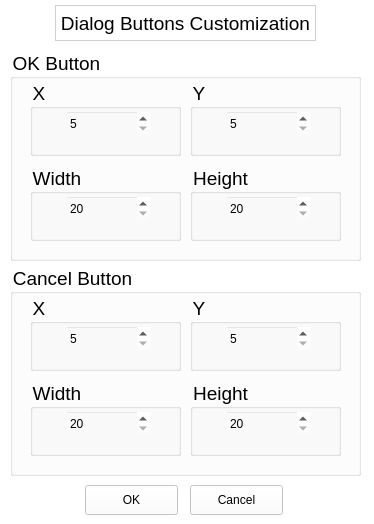
<?xml version="1.0" encoding="UTF-8"?>
<ui version="4.0">
 <class>DialogButtonsCustomizationForm</class>
 <widget class="QWidget" name="DialogButtonsCustomizationForm">
  <property name="geometry">
   <rect>
    <x>0</x>
    <y>0</y>
    <width>374</width>
    <height>524</height>
   </rect>
  </property>
  <property name="windowTitle">
   <string notr="true">Form</string>
  </property>
  <property name="toolTip">
   <string notr="true"/>
  </property>
  <property name="statusTip">
   <string notr="true"/>
  </property>
  <property name="whatsThis">
   <string notr="true"/>
  </property>
  <property name="accessibleName">
   <string notr="true"/>
  </property>
  <property name="accessibleDescription">
   <string notr="true"/>
  </property>
  <property name="styleSheet">
   <string notr="true">background-color: rgba(255, 255, 255, 210);</string>
  </property>
  <widget class="QGroupBox" name="groupBox">
   <property name="geometry">
    <rect>
     <x>10</x>
     <y>50</y>
     <width>351</width>
     <height>211</height>
    </rect>
   </property>
   <property name="font">
    <font>
     <family>Arial</family>
     <pointsize>14</pointsize>
    </font>
   </property>
   <property name="styleSheet">
    <string notr="true">background-color: rgba(255, 255, 255, 0);</string>
   </property>
   <property name="title">
    <string>OK Button</string>
   </property>
   <widget class="QGroupBox" name="groupBox_2">
    <property name="geometry">
     <rect>
      <x>20</x>
      <y>115</y>
      <width>151</width>
      <height>76</height>
     </rect>
    </property>
    <property name="font">
     <font>
      <family>Arial</family>
      <pointsize>14</pointsize>
     </font>
    </property>
    <property name="styleSheet">
     <string notr="true">background-color: rgba(255, 255, 255, 0);</string>
    </property>
    <property name="title">
     <string>Width</string>
    </property>
    <widget class="QSpinBox" name="ok_width_spinBox">
     <property name="geometry">
      <rect>
       <x>35</x>
       <y>30</y>
       <width>86</width>
       <height>27</height>
      </rect>
     </property>
     <property name="minimum">
      <number>20</number>
     </property>
     <property name="maximum">
      <number>99999</number>
     </property>
    </widget>
   </widget>
   <widget class="QGroupBox" name="groupBox_3">
    <property name="geometry">
     <rect>
      <x>180</x>
      <y>115</y>
      <width>151</width>
      <height>76</height>
     </rect>
    </property>
    <property name="font">
     <font>
      <family>Arial</family>
      <pointsize>14</pointsize>
     </font>
    </property>
    <property name="styleSheet">
     <string notr="true">background-color: rgba(255, 255, 255, 0);</string>
    </property>
    <property name="title">
     <string>Height</string>
    </property>
    <widget class="QSpinBox" name="ok_height_spinBox">
     <property name="geometry">
      <rect>
       <x>35</x>
       <y>30</y>
       <width>86</width>
       <height>27</height>
      </rect>
     </property>
     <property name="minimum">
      <number>20</number>
     </property>
     <property name="maximum">
      <number>99999</number>
     </property>
    </widget>
   </widget>
   <widget class="QGroupBox" name="groupBox_4">
    <property name="geometry">
     <rect>
      <x>20</x>
      <y>30</y>
      <width>151</width>
      <height>76</height>
     </rect>
    </property>
    <property name="font">
     <font>
      <family>Arial</family>
      <pointsize>14</pointsize>
     </font>
    </property>
    <property name="styleSheet">
     <string notr="true">background-color: rgba(255, 255, 255, 0);</string>
    </property>
    <property name="title">
     <string>X</string>
    </property>
    <widget class="QSpinBox" name="ok_x_spinBox">
     <property name="geometry">
      <rect>
       <x>35</x>
       <y>30</y>
       <width>86</width>
       <height>27</height>
      </rect>
     </property>
     <property name="minimum">
      <number>5</number>
     </property>
     <property name="maximum">
      <number>99999</number>
     </property>
    </widget>
   </widget>
   <widget class="QGroupBox" name="groupBox_5">
    <property name="geometry">
     <rect>
      <x>180</x>
      <y>30</y>
      <width>151</width>
      <height>76</height>
     </rect>
    </property>
    <property name="font">
     <font>
      <family>Arial</family>
      <pointsize>14</pointsize>
     </font>
    </property>
    <property name="styleSheet">
     <string notr="true">background-color: rgba(255, 255, 255, 0);</string>
    </property>
    <property name="title">
     <string>Y</string>
    </property>
    <widget class="QSpinBox" name="ok_y_spinBox">
     <property name="geometry">
      <rect>
       <x>35</x>
       <y>30</y>
       <width>86</width>
       <height>27</height>
      </rect>
     </property>
     <property name="minimum">
      <number>5</number>
     </property>
     <property name="maximum">
      <number>99999</number>
     </property>
    </widget>
   </widget>
  </widget>
  <widget class="QGroupBox" name="groupBox_6">
   <property name="geometry">
    <rect>
     <x>10</x>
     <y>265</y>
     <width>351</width>
     <height>211</height>
    </rect>
   </property>
   <property name="font">
    <font>
     <family>Arial</family>
     <pointsize>14</pointsize>
    </font>
   </property>
   <property name="styleSheet">
    <string notr="true">background-color: rgba(255, 255, 255, 0);</string>
   </property>
   <property name="title">
    <string>Cancel Button</string>
   </property>
   <widget class="QGroupBox" name="groupBox_7">
    <property name="geometry">
     <rect>
      <x>20</x>
      <y>115</y>
      <width>151</width>
      <height>76</height>
     </rect>
    </property>
    <property name="font">
     <font>
      <family>Arial</family>
      <pointsize>14</pointsize>
     </font>
    </property>
    <property name="styleSheet">
     <string notr="true">background-color: rgba(255, 255, 255, 0);</string>
    </property>
    <property name="title">
     <string>Width</string>
    </property>
    <widget class="QSpinBox" name="cancel_width_spinBox">
     <property name="geometry">
      <rect>
       <x>35</x>
       <y>30</y>
       <width>86</width>
       <height>27</height>
      </rect>
     </property>
     <property name="minimum">
      <number>20</number>
     </property>
     <property name="maximum">
      <number>99999</number>
     </property>
    </widget>
   </widget>
   <widget class="QGroupBox" name="groupBox_8">
    <property name="geometry">
     <rect>
      <x>180</x>
      <y>115</y>
      <width>151</width>
      <height>76</height>
     </rect>
    </property>
    <property name="font">
     <font>
      <family>Arial</family>
      <pointsize>14</pointsize>
     </font>
    </property>
    <property name="styleSheet">
     <string notr="true">background-color: rgba(255, 255, 255, 0);</string>
    </property>
    <property name="title">
     <string>Height</string>
    </property>
    <widget class="QSpinBox" name="cancel_height_spinBox">
     <property name="geometry">
      <rect>
       <x>35</x>
       <y>30</y>
       <width>86</width>
       <height>27</height>
      </rect>
     </property>
     <property name="minimum">
      <number>20</number>
     </property>
     <property name="maximum">
      <number>99999</number>
     </property>
    </widget>
   </widget>
   <widget class="QGroupBox" name="groupBox_9">
    <property name="geometry">
     <rect>
      <x>20</x>
      <y>30</y>
      <width>151</width>
      <height>76</height>
     </rect>
    </property>
    <property name="font">
     <font>
      <family>Arial</family>
      <pointsize>14</pointsize>
     </font>
    </property>
    <property name="styleSheet">
     <string notr="true">background-color: rgba(255, 255, 255, 0);</string>
    </property>
    <property name="title">
     <string>X</string>
    </property>
    <widget class="QSpinBox" name="cancel_x_spinBox">
     <property name="geometry">
      <rect>
       <x>35</x>
       <y>30</y>
       <width>86</width>
       <height>27</height>
      </rect>
     </property>
     <property name="minimum">
      <number>5</number>
     </property>
     <property name="maximum">
      <number>99999</number>
     </property>
    </widget>
   </widget>
   <widget class="QGroupBox" name="groupBox_10">
    <property name="geometry">
     <rect>
      <x>180</x>
      <y>30</y>
      <width>151</width>
      <height>76</height>
     </rect>
    </property>
    <property name="font">
     <font>
      <family>Arial</family>
      <pointsize>14</pointsize>
     </font>
    </property>
    <property name="styleSheet">
     <string notr="true">background-color: rgba(255, 255, 255, 0);</string>
    </property>
    <property name="title">
     <string>Y</string>
    </property>
    <widget class="QSpinBox" name="cancel_y_spinBox">
     <property name="geometry">
      <rect>
       <x>35</x>
       <y>30</y>
       <width>86</width>
       <height>27</height>
      </rect>
     </property>
     <property name="minimum">
      <number>5</number>
     </property>
     <property name="maximum">
      <number>99999</number>
     </property>
    </widget>
   </widget>
  </widget>
  <widget class="QLabel" name="label">
   <property name="geometry">
    <rect>
     <x>55</x>
     <y>5</y>
     <width>261</width>
     <height>36</height>
    </rect>
   </property>
   <property name="font">
    <font>
     <family>Arial</family>
     <pointsize>14</pointsize>
    </font>
   </property>
   <property name="frameShape">
    <enum>QFrame::StyledPanel</enum>
   </property>
   <property name="frameShadow">
    <enum>QFrame::Raised</enum>
   </property>
   <property name="text">
    <string>Dialog Buttons Customization</string>
   </property>
   <property name="alignment">
    <set>Qt::AlignCenter</set>
   </property>
  </widget>
  <widget class="QPushButton" name="closeBtn">
   <property name="geometry">
    <rect>
     <x>85</x>
     <y>485</y>
     <width>93</width>
     <height>30</height>
    </rect>
   </property>
   <property name="text">
    <string>OK</string>
   </property>
  </widget>
  <widget class="QPushButton" name="cancelBtn">
   <property name="geometry">
    <rect>
     <x>190</x>
     <y>485</y>
     <width>93</width>
     <height>30</height>
    </rect>
   </property>
   <property name="text">
    <string>Cancel</string>
   </property>
  </widget>
 </widget>
 <resources/>
 <connections/>
</ui>
